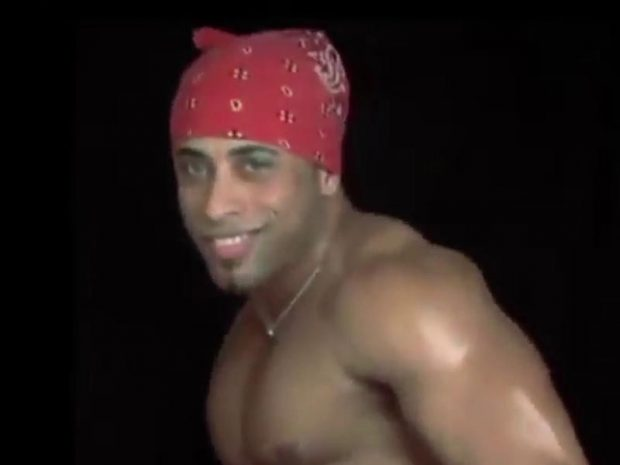
#> input picture images/face.jpg, 620 x 465 px
$ python detect.py
#> lines starting #> are read from the running program, lines starting #| are printed output that depends on the picture; after the words box and inside, x2 and y2 are one past the last pixel; in counts of white or black regions, pixels touching at a corner belong together
import cv2 as cv

face_cascade = cv.CascadeClassifier('../haarcascades/haarcascade_frontalface_default.xml')
eye_cascade = cv.CascadeClassifier('../haarcascades/haarcascade_eye.xml')
image = cv.imread('../images/face.jpg')
#> image is the input picture: shape (465, 620, 3); mean B, G, R 32.1, 35.7, 50
gray = cv.cvtColor(image, cv.COLOR_BGR2GRAY)
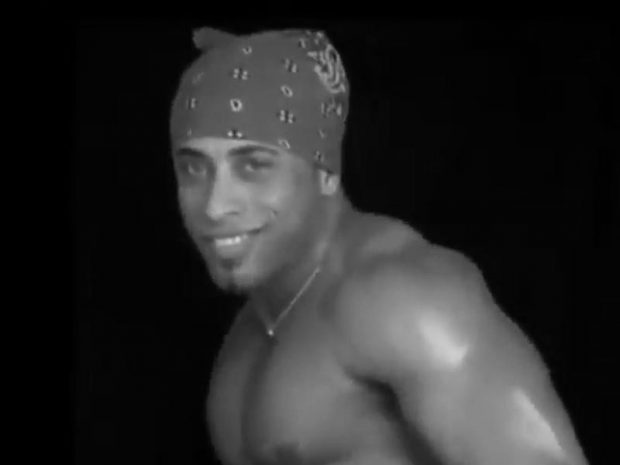
#> gray: shape (465, 620); min 0, max 210, mean 39.7
faces = face_cascade.detectMultiScale(gray, 1.3, 5)
#> faces = [[146, 106, 160, 160]]
for (x,y,w,h) in faces:
    cv.rectangle(image, (x, y), (x + w, y + h), (255, 0, 0), 2)
    roi_gray = gray[y:y+h, x:x+w]
    roi_color = image[y:y+h, x:x+w]
    eyes = eye_cascade.detectMultiScale(roi_gray)
    for (ex, ey, ew, eh) in eyes:
        cv.rectangle(roi_color, (ex, ey), (ex + ew, ey + eh), (0, 255, 0), 2)
#> this loop made 1 pass
#> (x, y, w, h, eyes) on pass 1: (146, 106, 160, 160, [[79, 37, 47, 47], [31, 44, 34, 34]])
#> pass 1, `roi_gray = gray[y:y+h, x:x+w]`:
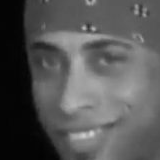
#> roi_gray: shape (160, 160); min 2, max 210, mean 85.9
#> pass 1, `roi_color = image[y:y+h, x:x+w]`:
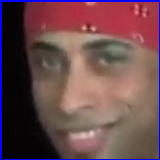
#> roi_color: shape (160, 160, 3); mean B, G, R 78.8, 74.6, 107.8
#> after the loop:
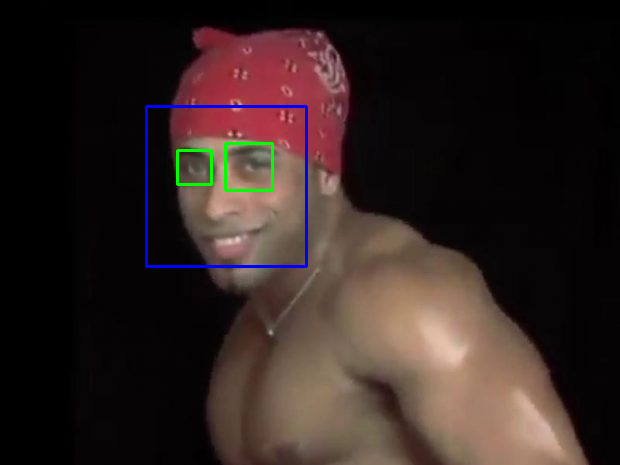
#> image: shape (465, 620, 3); 1% of pixels changed, all inside (x1, y1, x2, y2) = (145, 105, 308, 268)
#> after the loop:
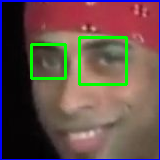
#> roi_color: shape (160, 160, 3); 3.77% of pixels changed, all inside (x1, y1, x2, y2) = (30, 36, 128, 86)
cv.imshow('Detect', image)
cv.waitKey(0)
cv.destroyAllWindows()
